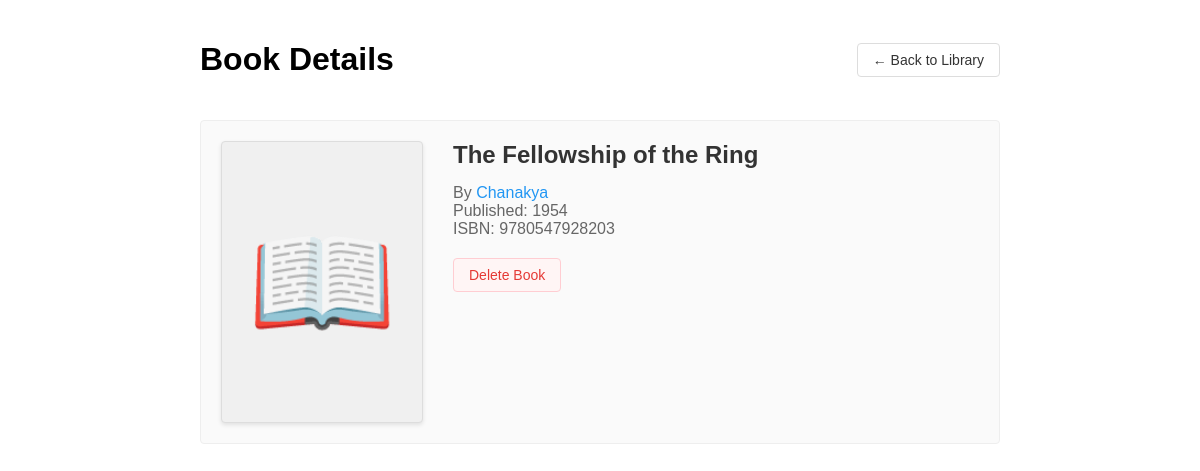
/book/15, run on the app's committed database.
### data_models.py (models this page shows, shortened)
class Book(db.Model):
    __tablename__ = 'book'
    id = db.Column(db.Integer, primary_key=True, autoincrement=True)
    isbn = db.Column(db.String(13), nullable=False, unique=True)
    title = db.Column(db.String(200), nullable=False)
    publication_year = db.Column(db.Integer, nullable=False)
    author_id = db.Column(db.Integer, db.ForeignKey('author.id'), nullable=False)

class Author(db.Model):
    __tablename__ = 'author'
    id = db.Column(db.Integer, primary_key=True, autoincrement=True)
    name = db.Column(db.String(100), nullable=False, unique=True)
    birth_date = db.Column(db.Date, nullable=False)
    date_of_death = db.Column(db.Date, nullable=True)
    books = db.relationship('Book', backref='author', lazy=True, cascade='all, delete-orphan')

### app.py (the view)
@app.route('/book/<int:book_id>')
def book_detail(book_id):
    book = Book.query.get_or_404(book_id)
    book.cover_url = get_book_cover(book.isbn)
    return render_template('book_detail.html', book=book)

### app.py (called while the page is built)
def get_book_cover(isbn):
    url = "https://covers.openlibrary.org/b/isbn/" + isbn + "-M.jpg"
    return url

### templates/book_detail.html (shortened to what this page needs)
<!DOCTYPE html>
<html>
<head>
</head>
<body>
<div class="header">
    <h1>Book Details</h1>
    <a href="{{ url_for('show_home') }}" class="nav-link">← Back to Library</a>
</div>
<div class="book-detail">
    <div class="book-cover">
    </div>
    <div class="book-info">
        <h2 class="book-title">{{ book.title }}</h2>
        <div class="book-meta">
            By <a href="{{ url_for('author_detail', author_id=book.author.id) }}" class="author-link">{{
            book.author.name }}</a><br>
            Published: {{ book.publication_year }}<br>
            ISBN: {{ book.isbn }}
        </div>
        <form action="{{ url_for('delete_book', book_id=book.id) }}" method="POST" class="delete-form"
              onsubmit="return confirm('Are you sure you want to delete this book?');">
            <button type="submit" class="delete-btn">Delete Book</button>
        </form>
    </div>
</div>
</body>
</html>

### templates/book_detail.html (style rules this page uses)
body { max-width: 800px; margin: 0 auto; padding: 20px; font-family: Arial, sans-serif; }
.header { display: flex; justify-content: space-between; align-items: center; margin-bottom: 20px; }
.nav-link { padding: 8px 15px; border: 1px solid #ddd; border-radius: 4px; background: white; color: #333; text-decoration: none; font-size: 14px; display: inline-flex; align-items: center; gap: 5px; }
.book-detail { display: flex; gap: 30px; background: #fafafa; padding: 20px; border-radius: 4px; border: 1px solid #eee; }
.book-cover { flex-shrink: 0; }
.book-info { flex-grow: 1; }
.book-title { margin: 0 0 15px 0; color: #333; }
.book-meta { color: #666; margin-bottom: 20px; }
.author-link { color: #2196F3; text-decoration: none; }
.delete-form { margin-top: 20px; }
.delete-btn { background: #fff5f5; color: #e53935; border: 1px solid #ffcdd2; padding: 8px 15px; border-radius: 4px; cursor: pointer; font-size: 14px; }

### data on the page
Book: title "The Fellowship of the Ring", publication_year "1954", isbn "9780547928203"
Author: author.name "Chanakya"
